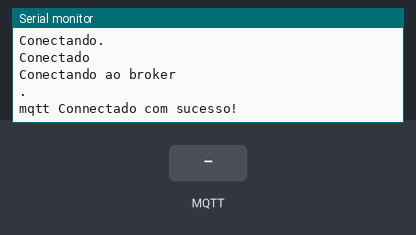
This sketch was run on a simulated ESP32. Shown: the last lines printed to the serial monitor. The test bench sets the inputs (shaded band). WiFi joins after 1.5 s; servers stay silent unless stated; no MQTT or app messages arrive unless stated.

Above: at 8.2 s.
8.3 s: MQTT message "on" arrives on the first subscribed topic
At 8.8 s:
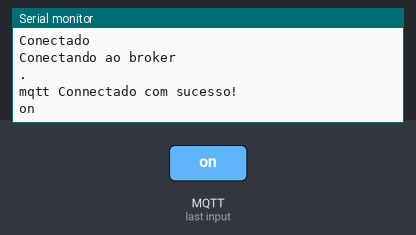
9.8 s: MQTT message "off" arrives on the first subscribed topic
At 11.1 s:
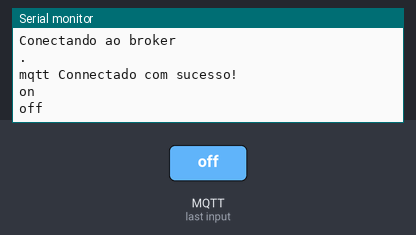

The sketch:

Mensagem_MQTT.ino
```cpp
#include <WiFi.h>
#include <PubSubClient.h>
const String SSID = "iPhone";
const String PSWD = "iot_sul_123";

const String brokerUrl = "test.mosquitto.org";
const int port = 1883;

String message = "";

WiFiClient espClient;
PubSubClient mqttClient(espClient);

void conexaoBroker(){
  Serial.println("Conectando ao broker");
  mqttClient.setServer(brokerUrl.c_str(),port);
  String userId = "ESP-BANANINHA";
  while(!mqttClient.connected()){
    mqttClient.connect(userId.c_str());
    Serial.println(".");
    delay(2000);
  }
  mqttClient.subscribe("AulaIoTSul/Chat");
  mqttClient.setCallback(callback);
  Serial.println("mqtt Connectado com sucesso!");
}

void callback(char* topico, byte* payload, unsigned long length){
  String mensagem = "";
  for(int i=0; i < length; i++){
    mensagem += (char) payload[i];
  }
  Serial.println(mensagem);
}

void conexaoWifi(){
  Serial.println("Iniciando conexão com rede Wi-Fi");
  Serial.print("Conectando");
  while(WiFi.status() != WL_CONNECTED){
    WiFi.begin(SSID,PSWD);
    Serial.print(".");
    delay(5000);
  }
  Serial.println("\nConectado");
}

void reconexaoWifi(){
  Serial.println("Iniciando reconexão com rede Wi-Fi");
  Serial.print("Reconectando");
  while(WiFi.status() != WL_CONNECTED){
    WiFi.begin(SSID,PSWD);
    Serial.print(".");
    delay(5000);
  }
  Serial.println("\nReconectado!");
}

void setup() {
  Serial.begin(115200);
  conexaoWifi();
  conexaoBroker();
}

void loop() {
  if(WiFi.status() != WL_CONNECTED){
    Serial.println("Conexão Wi-Fi perdida");
    reconexaoWifi();
  }
  if(!mqttClient.connected()){
    Serial.println("Conexão Broker perdida");
    conexaoBroker();
  }
  if(Serial.available()){
    message = Serial.readStringUntil('\n');
    message = "Eduardo e Lipe:" + message;
    mqttClient.publish("AulaIoTSul/Chat",message.c_str());
    delay(1000);
  }


  mqttClient.loop();
}
```

Measured:
- after the input at 8.3 s, the serial monitor: prints a new line at once (image 1)
- after the input at 9.8 s, the serial monitor: prints a new line at once (image 2)
